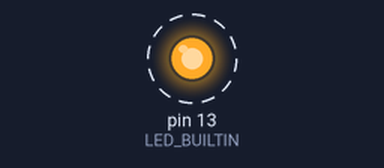
This sketch was run on a simulated Arduino Uno, built with avr-gcc and run on an emulated ATmega328P. Shown: output pins drawn as LEDs (lit = HIGH). Dashed ring = blinking. No radio packets arrive unless stated.

Above: at 0.5 s.
Timing chart, 0 to 4.9 s (numbered marks = the images above):
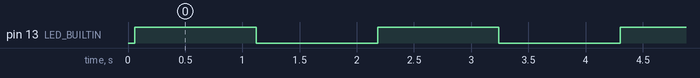

The sketch:

ask_transmitter.ino
```cpp
// ask_transmitter.pde
// -*- mode: C++ -*-
// Simple example of how to use RadioHead to transmit messages
// with a simple ASK transmitter in a very simple way.
// Implements a simplex (one-way) transmitter with an TX-C1 module
// Tested on Arduino Mega, Duemilanova, Uno, Due, Teensy, ESP-12

#include <RH_ASK.h>
#include <SPI.h> // Not actually used but needed to compile

RH_ASK driver;
// RH_ASK driver(2000, 4, 5, 0); // ESP8266 or ESP32: do not use pin 11 or 2

void setup()
{
  Serial.begin(115200);	  // Debugging only
  if (!driver.init()) {
    Serial.println("init failed");
  }
  pinMode(LED_BUILTIN, OUTPUT);
  digitalWrite(LED_BUILTIN, LOW);

}

void loop()
{
  const char* on  = "ON";
  const char* off = "OFF";

  driver.send((uint8_t *)on, strlen(on));
  driver.waitPacketSent();
  digitalWrite(LED_BUILTIN, HIGH);
  delay(1000);

  driver.send((uint8_t *)off, strlen(off));
  driver.waitPacketSent();
  digitalWrite(LED_BUILTIN, LOW);
  delay(1000);
}
```

Measured:
- by itself, pin 13 (LED_BUILTIN): alternates HIGH for 1.1 s and LOW for 1.1 s
